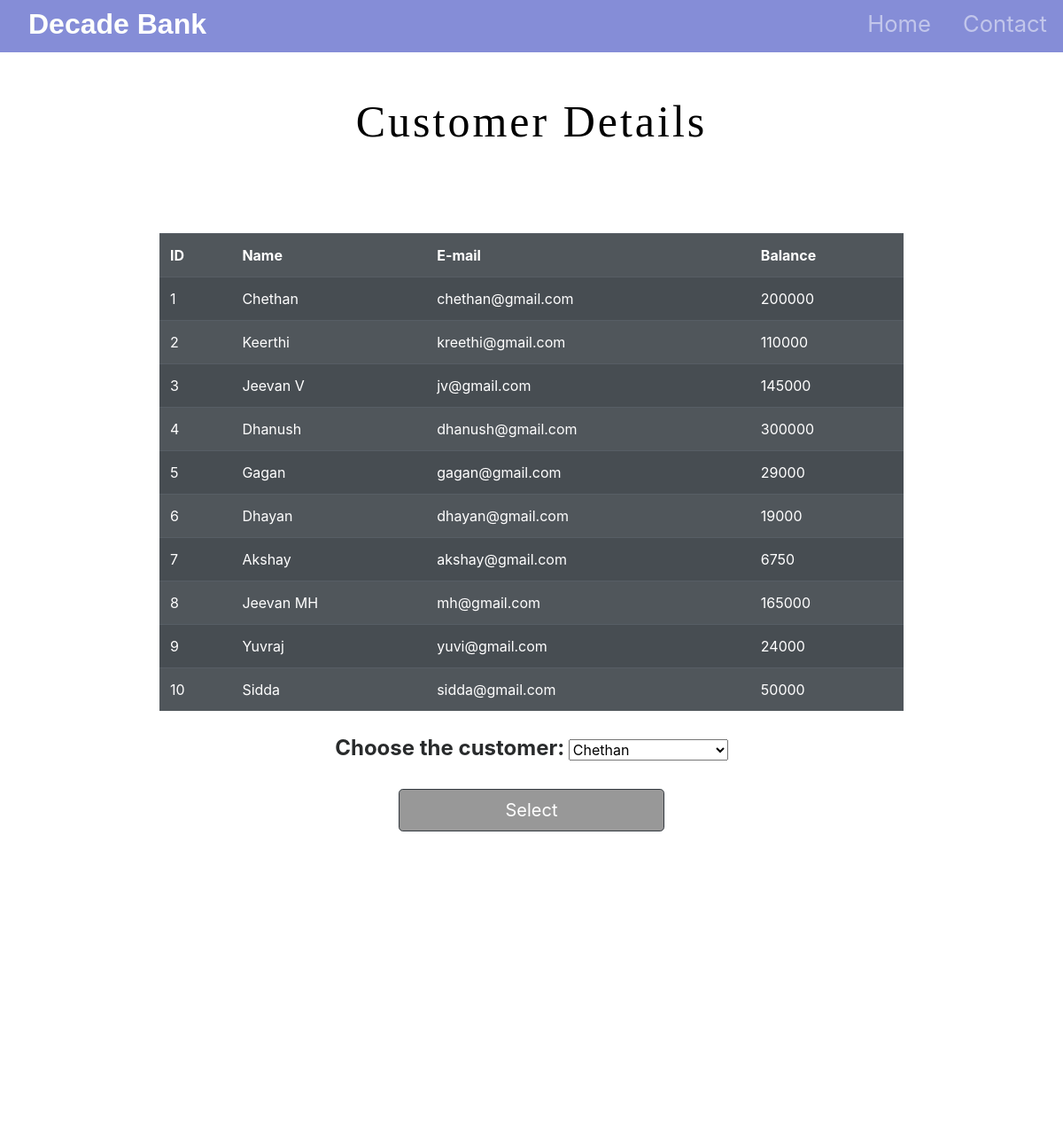
/customer.php, run on the app's committed database.
### tables this page shows
CREATE TABLE `customer` (
  `id` int(11) NOT NULL,
  `Name` varchar(255) NOT NULL,
  `email` varchar(255) NOT NULL,
  `balance` bigint(20) NOT NULL
);

### customer.php (the view, shortened to what this page needs)
<!DOCTYPE html>
<html lang="en">
<head>
  <link rel="stylesheet" href="https://stackpath.bootstrapcdn.com/bootstrap/4.5.2/css/bootstrap.min.css"
>
  <link rel="stylesheet" type="text/css" href="styles.css">
</head>
<body>
  <div id="title">
    <nav id="navbar" class="navbar navbar-expand-lg navbar-dark ">
      <a id="navbar-brand" href="index.php">Decade<span>  Bank</span></a>
      <div class="collapse navbar-collapse" id="navbarTogglerDemo01">
        <ul class="navbar-nav ml-auto">
          <li class="nav-item">
            <a class="nav-link" href="index.php">Home</a>
          </li>
          <li class="nav-item">
            <a class="nav-link" href="#footer">Contact</a>
          </li>
        </ul>
      </div>
    </nav>
  </div>
  <?php
 echo '<h1 class="intro"><center>Customer Details</center></h1>';
 echo '<table class=" listtable table-dark table  table-striped table-hover mt-5"  style="opacity: 0.9; width: 70%; margin: auto;">
 <tr>
     <th>ID</th>
     <th>Name</th>
     <th>E-mail</th>
     <th>Balance</th>
 </tr>';
    $server = "localhost";
    $username = "root";
    $password = "";
    $database = "bank";
    $con = mysqli_connect($server, $username, $password, $database);
     $sql = "SELECT id,Name,email,balance FROM customer;";
     $sql1 = "SELECT Name FROM customer;";
        $result=mysqli_query($con,$sql);
        while($row=mysqli_fetch_array($result)){
            echo '<tr>
            <td>'.$row["id"].'</td>
            <td>'.$row["Name"].'</td>
            <td>'.$row["email"].'</td>
            <td>'.$row["balance"].'</td>
        </tr>';
          }
 echo'</table>';
?><br>
  <form action="select.php" method="POST" style="text-align:center">
    <label class="choose">Choose the customer: </label>
    <select id="cus" name="cus" style="width:15%">
      <?php $result1=mysqli_query($con,$sql1); ?>
      <?php while($row1=mysqli_fetch_array($result1)):; ?>
      <option value="<?php echo $row1[0]; ?>">
        <?php echo $row1[0]; ?>
      </option>
      <?php endwhile ;
    ?>
    </select><br>
    <div><button class="btn btn-dark btn-lg" style="margin-top:20px;">Select</button></div>
  </form>
  <br><br>
</body>
<footer id="footer">
  <i class="social-icon fas fa-phone-square-alt"></i>
  <i class="social-icon fab fa-twitter-square"></i>
  <i class="social-icon fas fa-envelope-square"></i>
  <p>© Copyright 2021 Decade Bank</p>
</footer>
</html>

### styles.css (style rules this page uses)
#title { background: rgba(104, 114, 206, 0.808); }
#navbar { padding: 0 0 5px; }
#navbar-brand { text-decoration: none; color:#fdfffc; font-family: sans-serif; font-size: 2rem; font-weight: bold; padding-left: 2rem; }
span { color:white; }
.nav-item { padding: 0 10px; }
.nav-link { font-size: 1.6rem; }
.btn { background-color: rgba(0, 0, 0, 0.404); }
.intro { text-align: center; font-size: 50px; letter-spacing: 3px; font-family: 'sans-serif'; position: relative; padding:4% 8%; color:black; }
button { height: 25%; width: 25%; }
.choose { font-size:1.5rem; color:#292b2c; font-style:Ubuntu; font-weight:bold }
#footer { margin-top: 200px; padding: 5% auto; text-align: center; color: white; font-size: 25px; }
.social-icon { margin: 10px 5px; color: white; }

### customer.php (style rules this page uses)
body { background-image: url("img/4.jpg"); background-size: cover; height: 100%; width: 100%; background-repeat: no-repeat; background-attachment: fixed; }

### data on the page
customer: id "1", Name "Chethan", email "chethan@gmail.com", balance "200000"
customer: id "2", Name "Keerthi", email "kreethi@gmail.com", balance "110000"
customer: id "3", Name "Jeevan V", email "jv@gmail.com", balance "145000"
customer: id "4", Name "Dhanush", email "dhanush@gmail.com", balance "300000"
customer: id "5", Name "Gagan", email "gagan@gmail.com", balance "29000"
customer: id "6", Name "Dhayan", email "dhayan@gmail.com", balance "19000"
customer: id "7", Name "Akshay", email "akshay@gmail.com", balance "6750"
customer: id "8", Name "Jeevan MH", email "mh@gmail.com", balance "165000"
customer: id "9", Name "Yuvraj", email "yuvi@gmail.com", balance "24000"
customer: id "10", Name "Sidda", email "sidda@gmail.com", balance "50000"

### other printed values
form field cus "Chethan"
